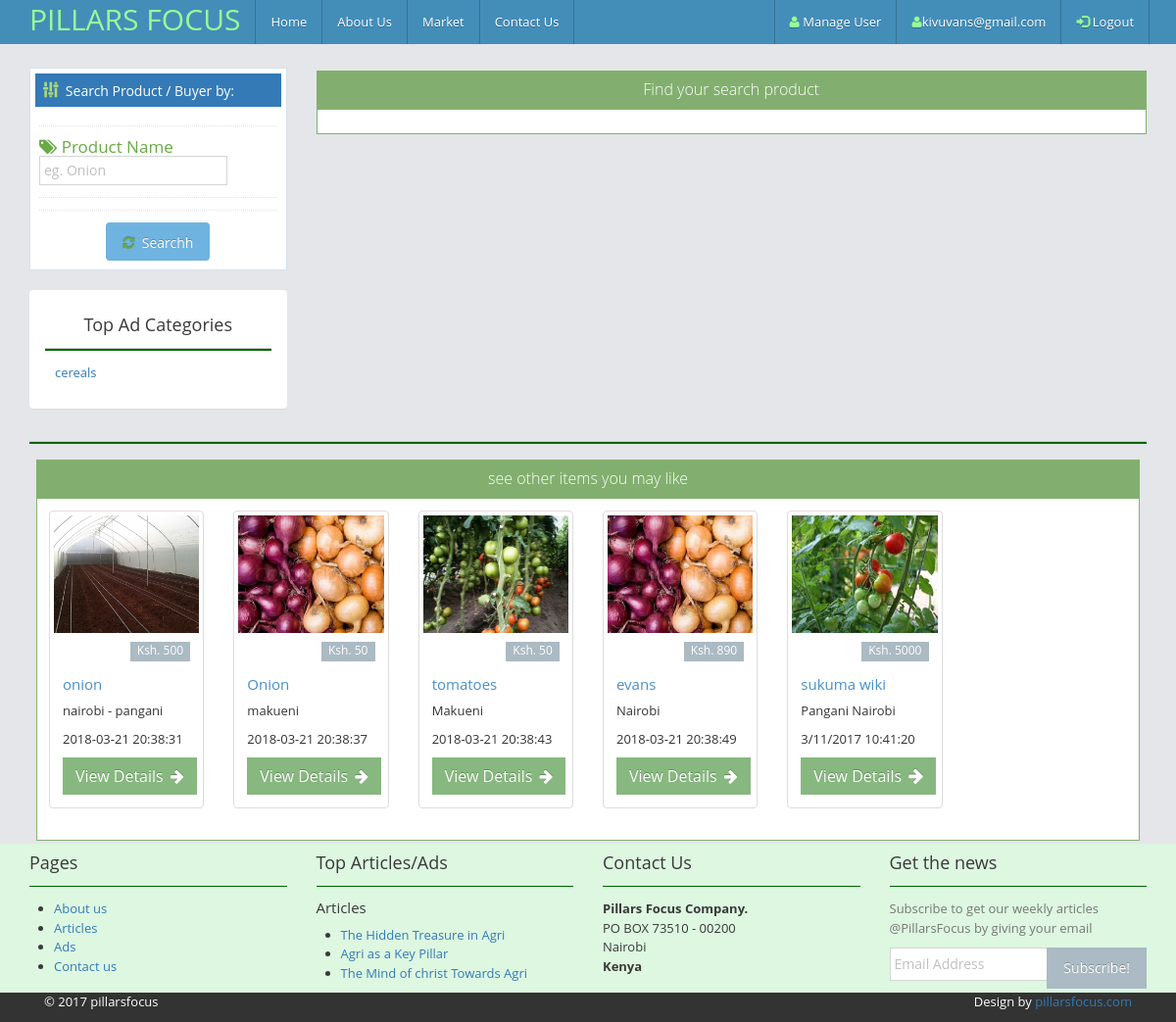
The app's page /admin/market_search.php (signed in) with its own data.
### tables this page shows
CREATE TABLE `product_category` (
  `category_id` int(11) NOT NULL,
  `category_name` varchar(100) NOT NULL,
  `description` text NOT NULL,
  `added_by` varchar(100) NOT NULL,
  `reg_date` timestamp NOT NULL DEFAULT CURRENT_TIMESTAMP ON UPDATE CURRENT_TIMESTAMP
);

CREATE TABLE `product` (
  `product_id` int(11) NOT NULL,
  `product_name` varchar(100) NOT NULL,
  `category_name` varchar(100) NOT NULL,
  `product_image` text NOT NULL,
  `product_price` varchar(100) NOT NULL,
  `product_location` varchar(100) NOT NULL,
  `product_country` varchar(100) NOT NULL,
  `product_description` varchar(250) NOT NULL,
  `status` int(2) NOT NULL DEFAULT '0',
  `user_email` varchar(100) NOT NULL,
  `reg_date` timestamp NOT NULL DEFAULT CURRENT_TIMESTAMP ON UPDATE CURRENT_TIMESTAMP
);

### admin/functions/functions.php (the view, shortened to what this page needs)
<?php
$con= mysqli_connect("localhost","root","","pillarsfocus_db");
 ?>
 <?php
function getrelateditems(){
		if(!isset($_GET['category']) && !isset($_GET['pro_id'])){
	global $con;
	$get_product = "select * from product where status = '1'  order by reg_date LIMIT 0, 6";
	$run_pro = mysqli_query($con, $get_product);
	while($row_pro=mysqli_fetch_array($run_pro)){
		$pro_id= $row_pro['product_id'];
		$pro_name= $row_pro['product_name'];
		$pro_price= $row_pro['product_price'];
		$pro_image= $row_pro['product_image'];
		$pro_location= $row_pro['product_location'];
		 $pro_date= $row_pro['reg_date'];
		echo "
		<div class='col-sm-2 col-md-2'>
														<div class='thumbnail search-thumbnail'>
                                                            <img class='samesize img-responsive' src='uploads/$pro_image'/>
																<div class='caption'>
																	<div class='clearfix'>
																		<span class='pull-right label label-gray info-label'>Ksh. $pro_price</span>
</div>
<h5 class='search-title'>
																		<a href='#' class='blue'>$pro_name</a>
																	</h5>
																	<p>$pro_location</p>
                                                                    <p>$pro_date</p>
                                                                 <a href='market.php?pro_id=$pro_id'> <div class=' center'>  <button type='button' class='btn btn-sm btn-success'>
																View Details
																<i class='ace-icon fa fa-arrow-right icon-on-right bigger-11'></i>
															</button></div></a>
																</div>
															</div>
														</div>
														";
		}
	}
}
	?>
 <?php
function getCategory(){
	global $con;
	$get_cats="select * from product_category order by category_name";
	$run_cats= mysqli_query($con,$get_cats);
	while($row_cats=mysqli_fetch_array($run_cats)){
		$cat_id=$row_cats['category_id'];
		$cat_title=$row_cats['category_name'];
		echo"<li><a href='market.php?category=$cat_id'> $cat_title </a></li>";
		}
	}
	?>

### admin/assets/css/property.css (style rules this page uses)
.thumbnail img { height:120px; width:100%; }
.samesize { height:186px; width:auto; }
.thumbnail a>img,.thumbnail>img { margin-right:auto;margin-left:auto }

### records on screen
product_category: category_name "cereals"
product: product_image (picture), product_price "500", product_name "onion", product_location "nairobi - pangani", reg_date "2018-03-21 20:38:31"
product: product_image (picture), product_price "50", product_name "Onion", product_location "makueni", reg_date "2018-03-21 20:38:37"
product: product_image (picture), product_price "50", product_name "tomatoes", product_location "Makueni", reg_date "2018-03-21 20:38:43"
product: product_image (picture), product_price "890", product_name "evans", product_location "Nairobi", reg_date "2018-03-21 20:38:49"

### other values on screen
$_SESSION['email'] "kivuvans@gmail.com"
